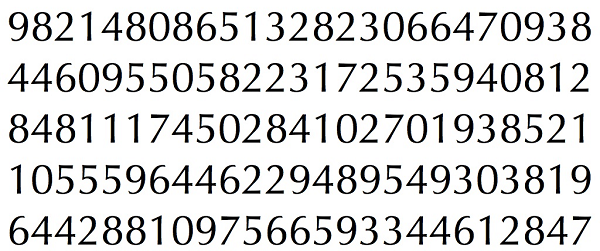
#> input picture 005_real_time/Images/NumberRecognition/pitrain.png, 600 x 251 px
$ python numberRecognitionTest2.py
#> lines starting #> are read from the running program, lines starting #| are printed output that depends on the picture; after the words box and inside, x2 and y2 are one past the last pixel; in counts of white or black regions, pixels touching at a corner belong together
import sys
import numpy as np
import cv2 as cv

im = cv.imread('Images/NumberRecognition/pitrain.png', cv.IMREAD_UNCHANGED)
#> im is the input picture: shape (251, 600, 3); mean B, G, R 217.5, 217.7, 217.6
im3 = im.copy()

gray = cv.cvtColor(im,cv.COLOR_BGR2GRAY)
blur = cv.GaussianBlur(gray,(5,5),0)
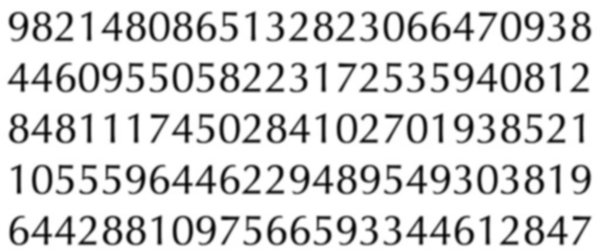
#> blur: shape (251, 600); min 4, max 255, mean 217.7
thresh = cv.adaptiveThreshold(blur,255,1,1,11,2)
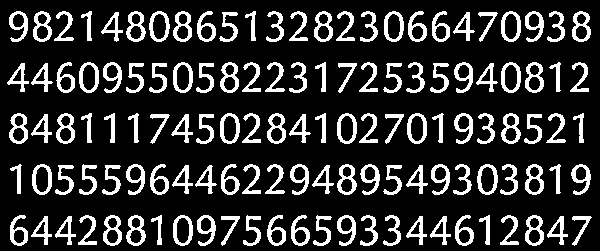
#> thresh: shape (251, 600); 18.6% white; 125 white regions

#################      Now finding Contours         ###################

contours,hierarchy = cv.findContours(thresh,cv.RETR_LIST,cv.CHAIN_APPROX_SIMPLE)
#> contours = 208 contours; largest, box (x1, y1, x2, y2) and area: (477, 164, 498, 195) 486, (32, 164, 52, 195) 480, (173, 62, 193, 93) 480, (149, 11, 170, 42) 480, (407, 113, 427, 144) 480

samples =  np.empty((0,100))
responses = []
keys = [i for i in range(48,58)]

for cnt in contours:
    if cv.contourArea(cnt)>50:
        [x,y,w,h] = cv.boundingRect(cnt)

        if  h>28:
            cv.rectangle(im,(x,y),(x+w,y+h),(0,0,255),2)
            roi = thresh[y:y+h,x:x+w]
            roismall = cv.resize(roi,(10,10))
            cv.imshow('norm',im)
            key = cv.waitKey(0)

            if key == 27:  # (escape to quit)
                sys.exit()
#> (the program exits here)

$ run again, with 005_real_time/Images/NumberRecognition/pi.png copied over 005_real_time/Images/NumberRecognition/pitrain.png
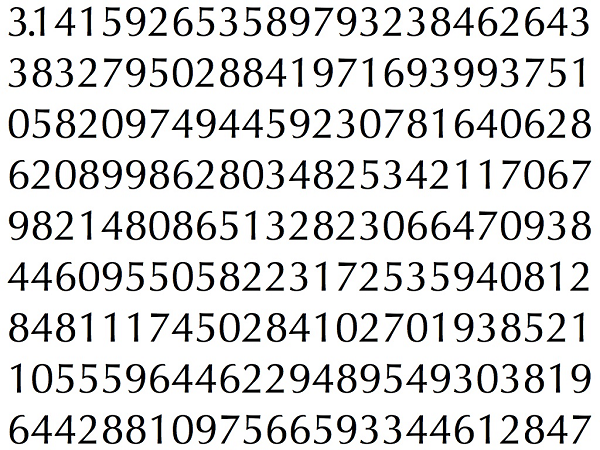
#> input picture 005_real_time/Images/NumberRecognition/pi.png, 600 x 450 px
#> im is the input picture: shape (450, 600, 4); mean B, G, R, A 217.4, 217.6, 217.5, 255
#> `blur = cv.GaussianBlur(gray,(5,5),0)`:
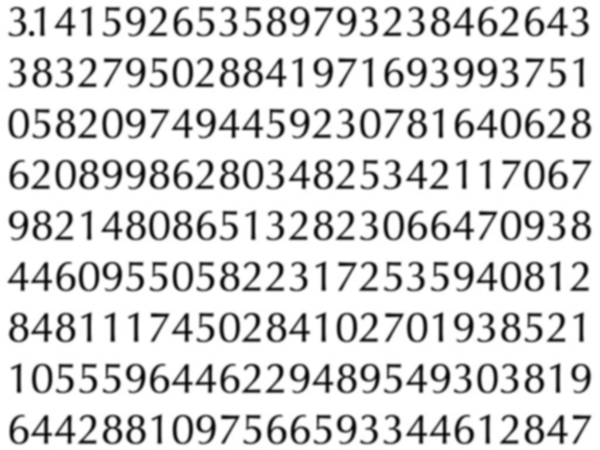
#> blur: shape (450, 600); min 4, max 255, mean 217.5
#> `thresh = cv.adaptiveThreshold(blur,255,1,1,11,2)`:
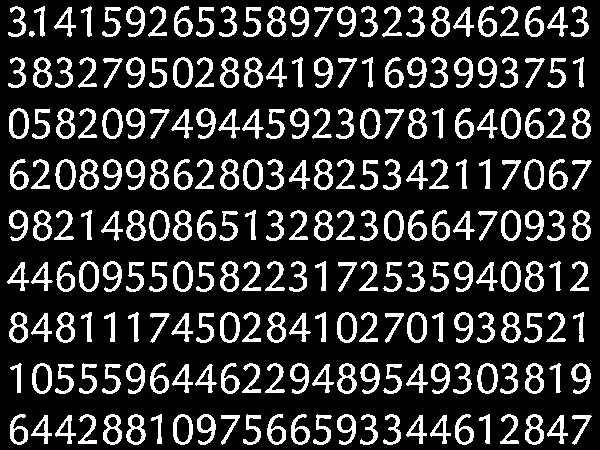
#> thresh: shape (450, 600); 18.7% white; 226 white regions
#> contours = 373 contours, 1 with area under 20; largest, box (x1, y1, x2, y2) and area: (477, 363, 498, 394) 486, (102, 108, 123, 139) 482, (9, 108, 29, 139) 482, (32, 363, 52, 394) 480, (173, 261, 193, 292) 480

$ run again, with 005_real_time/Images/NumberRecognition/piReduced1.png copied over 005_real_time/Images/NumberRecognition/pitrain.png
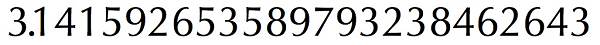
#> input picture 005_real_time/Images/NumberRecognition/piReduced1.png, 600 x 45 px
#> im is the input picture: shape (45, 600, 4); mean B, G, R, A 214.2, 214.5, 214.3, 255
#> `blur = cv.GaussianBlur(gray,(5,5),0)`:
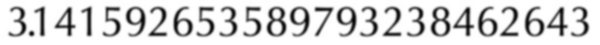
#> blur: shape (45, 600); min 4, max 255, mean 214.4
#> `thresh = cv.adaptiveThreshold(blur,255,1,1,11,2)`:
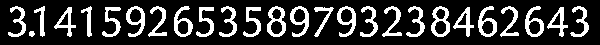
#> thresh: shape (45, 600); 20.5% white; 26 white regions
#> contours = 39 contours, 1 with area under 20; largest, box (x1, y1, x2, y2) and area: (267, 6, 286, 37) 421, (431, 6, 450, 37) 420, (290, 6, 309, 37) 322, (337, 6, 356, 37) 322, (126, 6, 145, 37) 321
